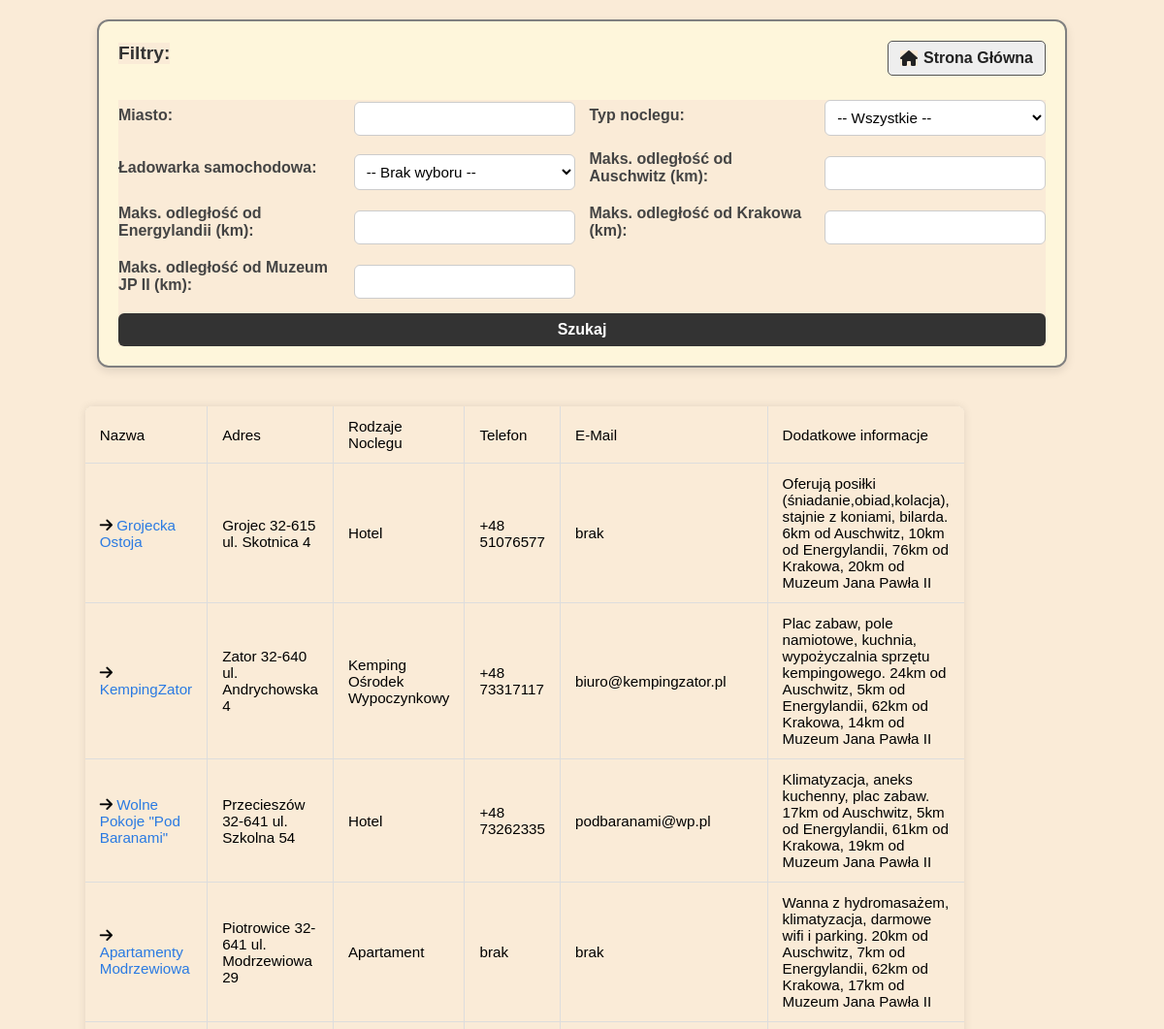
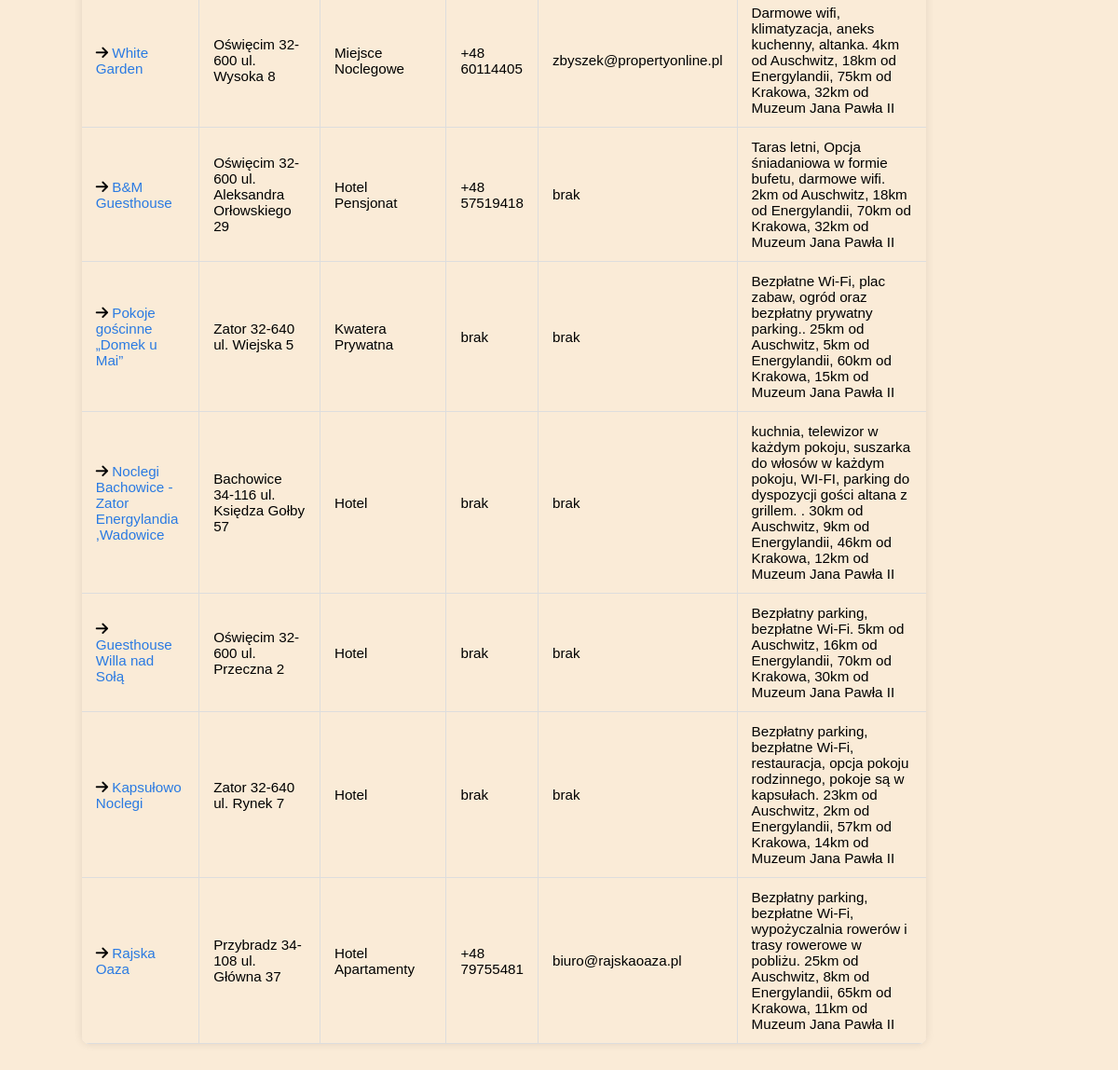
/stronawyszukaj.php, run on the app's committed database (2 pictures, top to bottom).
### tables this page shows
CREATE TABLE `noclegi` (
  `id_nocleg` int(20) NOT NULL,
  `Nazwa` varchar(100) NOT NULL,
  `Miasto` varchar(100) NOT NULL,
  `Kod_pocztowy` varchar(6) NOT NULL,
  `Ulica` varchar(90) NOT NULL,
  `Typ_Noclegu` varchar(40) NOT NULL,
  `Typ_Noclegu_d` varchar(40) NOT NULL,
  `Telefon` varchar(12) NOT NULL,
  `Mail` varchar(70) NOT NULL,
  `Ladowarka_S` varchar(70) NOT NULL,
  `Info` varchar(300) NOT NULL,
  `O_M_Auschwitz` int(10) NOT NULL,
  `O_Energylandia` int(10) NOT NULL,
  `O_Krakow` int(10) NOT NULL,
  `O_M_JP` int(10) NOT NULL,
  `Link` varchar(300) NOT NULL
);

### stronawyszukaj.php (the view, shortened to what this page needs)
<?php
$polaczenie = new mysqli('localhost','root','','hotele');
$polaczenie->set_charset("utf8mb4");
?>
<!DOCTYPE html>
<html lang="pl">
<head>
    <link rel="stylesheet" href="style.css" />
    <link rel="stylesheet" href="stylewyszukaj.css" />
</head>
<body>
    <div class="gora">
        <p>Filtry:</p>
        <a href="index.php"><i class="fa-solid fa-house"></i> Strona Główna</a>
        <form method="GET" action="">
            <label for="miasto">Miasto:</label>
            <input type="text" id="miasto" name="miasto" value="<?php echo htmlspecialchars($_GET['miasto'] ?? '') ?>" />
            <label for="typ">Typ noclegu:</label>
            <select id="typ" name="typ">
                <option value="">-- Wszystkie --</option>
            </select>
            <label for="ladowarka">Ładowarka samochodowa:</label>
            <select id="ladowarka" name="ladowarka">
                <option value="">-- Brak wyboru --</option>
            </select>
            <label for="odl_auschwitz">Maks. odległość od Auschwitz (km):</label>
            <input type="number" step="0.1" name="odl_auschwitz" value="<?php echo htmlspecialchars($_GET['odl_auschwitz'] ?? '') ?>" />
            <label for="odl_energylandia">Maks. odległość od Energylandii (km):</label>
            <input type="number" step="0.1" name="odl_energylandia" value="<?php echo htmlspecialchars($_GET['odl_energylandia'] ?? '') ?>" />
            <label for="odl_krakow">Maks. odległość od Krakowa (km):</label>
            <input type="number" step="0.1" name="odl_krakow" value="<?php echo htmlspecialchars($_GET['odl_krakow'] ?? '') ?>" />
            <label for="odl_jp">Maks. odległość od Muzeum JP II (km):</label>
            <input type="number" step="0.1" name="odl_jp" value="<?php echo htmlspecialchars($_GET['odl_jp'] ?? '') ?>" />
            <button type="submit">Szukaj</button>
        </form>
    </div>
    <div class="glowny">
        <table>
            <tr>
                <td>Nazwa</td>
                <td>Adres</td>
                <td>Rodzaje Noclegu</td>
                <td>Telefon</td>
                <td>E-Mail</td>
                <td>Dodatkowe informacje</td>
            </tr>
            <?php
                $whereSQL = "";
                $zapytanie = $polaczenie->query("
                    SELECT `Miasto`, `Nazwa`, `Kod_pocztowy`, `Ulica`, `Typ_Noclegu`,
                           `Typ_Noclegu_d`, `Telefon`, `Mail`, `Ladowarka_S`, `Info`,
                           `O_M_Auschwitz`, `O_Energylandia`, `O_Krakow`, `O_M_JP`, `Link`
                    FROM `noclegi`
                    $whereSQL
                ");
                if ($zapytanie) {
                    while ($rekord = $zapytanie->fetch_assoc()) {
                        echo "<tr>
                            <td><i class='fa-solid fa-arrow-right'></i> <a href='{$rekord['Link']}' target='_blank'>{$rekord['Miasto']}</a></td>
                            <td>{$rekord['Nazwa']} {$rekord['Kod_pocztowy']} {$rekord['Ulica']}</td>
                            <td>{$rekord['Typ_Noclegu']} {$rekord['Typ_Noclegu_d']}</td>
                            <td>{$rekord['Telefon']}</td>
                            <td>{$rekord['Mail']}</td>
                            <td>{$rekord['Info']}. {$rekord['O_M_Auschwitz']}km od Auschwitz, {$rekord['O_Energylandia']}km od Energylandii, {$rekord['O_Krakow']}km od Krakowa, {$rekord['O_M_JP']}km od Muzeum Jana Pawła II</td>
                        </tr>";
                    }
                } else {
                    echo "<tr><td colspan='6'>Brak wyników do wyświetlenia.</td></tr>";
                }
            ?>
        </table>
    </div>
</body>
</html>

### style.css (style rules this page uses)
* { font-style: normal; font-family: Verdana, sans-serif; }
.gora { display: flex; flex-wrap: wrap; justify-content: space-between; align-items: center; margin: 20px auto; width: 90%; max-width: 900px; border: 2px solid grey; padding: 15px 20px; gap: 15px; background-color: #fff9e0; border-radius: 8px; box-sizing: border-box; }
.gora p { flex: 0 0 auto; margin: 0; font-weight: bold; font-size: 1.1rem; color: #333; }
.gora a { flex: 0 0 auto; display: inline-flex; align-items: center; padding: 8px 12px; border: 1px solid #555; border-radius: 5px; background-color: #eee; color: #222; font-weight: 600; transition: background-color 0.3s, color 0.3s; text-decoration: none; }
.gora a i { margin-right: 6px; font-size: 1rem; }
.gora form { flex: 1 1 100%; display: flex; flex-wrap: wrap; gap: 15px; justify-content: center; margin-top: 10px; }
.gora label { flex: 0 0 130px; font-weight: 600; align-self: center; color: #444; }
.gora input[type="text"], .gora input[type="number"], .gora select { flex: 1 1 180px; padding: 6px 10px; border: 1px solid #ccc; border-radius: 5px; font-size: 1rem; }
.gora button[type="submit"] { flex: 0 0 140px; padding: 8px 15px; background-color: #333; color: white; border: none; border-radius: 6px; font-weight: bold; font-size: 1rem; cursor: pointer; transition: background-color 0.3s; align-self: center; }
table { width: 100%; border-collapse: collapse; margin: 20px auto; max-width: 900px; font-size: 0.95rem; background-color: #fff; box-shadow: 0 0 10px rgba(0,0,0,0.1); border-radius: 8px; overflow: hidden; }
table tr { border-bottom: 1px solid #ddd; }
table td, table th { padding: 12px 15px; text-align: left; vertical-align: middle; border-right: 1px solid #ddd; }
table td:last-child, table th:last-child { border-right: none; }
table a { color: #2a7ae2; text-decoration: underline; transition: color 0.3s, text-decoration 0.3s; cursor: pointer; text-decoration: none; }

### stylewyszukaj.css (style rules this page uses)
* { background-color: antiquewhite; }
.glowny, .gora { width: 90%; }
.glowny { overflow: auto; }
.gora { background-color: rgba(255, 248, 220, 0.9); padding: 20px; margin: 20px auto; width: 90%; max-width: 1000px; border-radius: 12px; box-shadow: 0 4px 10px rgba(0, 0, 0, 0.1); box-sizing: border-box; }
.gora p { font-size: 1.2rem; font-weight: bold; margin-bottom: 10px; }
.gora form { display: grid; grid-template-columns: repeat(auto-fit, minmax(200px, 1fr)); gap: 15px; align-items: end; }
.gora label { font-weight: 600; display: block; margin-bottom: 5px; }
.gora input[type="text"], .gora input[type="number"], .gora select { width: 100%; padding: 8px; border-radius: 6px; border: 1px solid #ccc; font-size: 0.95rem; background-color: white; box-sizing: border-box; }
.gora button { grid-column: 1 / -1; padding: 10px 20px; background-color: #3c8dbc; color: white; border: none; border-radius: 6px; font-size: 1rem; cursor: pointer; transition: background-color 0.3s ease; }

### data on the page
noclegi: Miasto "Grojecka Ostoja", Nazwa "Grojec", Kod_pocztowy "32-615", Ulica "ul. Skotnica 4", Typ_Noclegu "Hotel", Telefon "+48 51076577", Mail "brak", Info "Oferują posiłki (śniadanie,obiad,kolacja), stajnie z koniami, bilarda", O_M_Auschwitz "6", O_Energylandia "10", O_Krakow "76", O_M_JP "20"
noclegi: Miasto "KempingZator", Nazwa "Zator", Kod_pocztowy "32-640", Ulica "ul. Andrychowska 4", Typ_Noclegu "Kemping", Typ_Noclegu_d "Ośrodek Wypoczynkowy", Telefon "+48 73317117", Mail "biuro@kempingzator.pl", Info "Plac zabaw, pole namiotowe, kuchnia, wypożyczalnia sprzętu kempingowego", O_M_Auschwitz "24", O_Energylandia "5", O_Krakow "62", O_M_JP "14"
noclegi: Miasto "Wolne Pokoje \"Pod Baranami\"", Nazwa "Przecieszów", Kod_pocztowy "32-641", Ulica "ul. Szkolna 54", Typ_Noclegu "Hotel", Telefon "+48 73262335", Mail "podbaranami@wp.pl", Info "Klimatyzacja, aneks kuchenny, plac zabaw", O_M_Auschwitz "17", O_Energylandia "5", O_Krakow "61", O_M_JP "19"
noclegi: Miasto "Apartamenty Modrzewiowa", Nazwa "Piotrowice", Kod_pocztowy "32-641", Ulica "ul. Modrzewiowa 29", Typ_Noclegu "Apartament", Telefon "brak", Mail "brak", Info "Wanna z hydromasażem, klimatyzacja, darmowe wifi i parking", O_M_Auschwitz "20", O_Energylandia "7", O_Krakow "62", O_M_JP "17"
noclegi: Miasto "White Garden", Nazwa "Oświęcim", Kod_pocztowy "32-600", Ulica "ul. Wysoka 8", Typ_Noclegu "Miejsce Noclegowe", Telefon "+48 60114405", Mail "zbyszek@propertyonline.pl", Info "Darmowe wifi, klimatyzacja, aneks kuchenny, altanka", O_M_Auschwitz "4", O_Energylandia "18", O_Krakow "75", O_M_JP "32"
noclegi: Miasto "B&M Guesthouse", Nazwa "Oświęcim", Kod_pocztowy "32-600", Ulica "ul. Aleksandra Orłowskiego 29", Typ_Noclegu "Hotel", Typ_Noclegu_d "Pensjonat", Telefon "+48 57519418", Mail "brak", Info "Taras letni, Opcja śniadaniowa w formie bufetu, darmowe wifi", O_M_Auschwitz "2", O_Energylandia "18", O_Krakow "70", O_M_JP "32"
noclegi: Miasto "Pokoje gościnne „Domek u Mai”", Nazwa "Zator", Kod_pocztowy "32-640", Ulica "ul. Wiejska 5", Typ_Noclegu "Kwatera Prywatna", Telefon "brak", Mail "brak", Info "Bezpłatne Wi-Fi, plac zabaw, ogród oraz bezpłatny prywatny parking.", O_M_Auschwitz "25", O_Energylandia "5", O_Krakow "60", O_M_JP "15"
noclegi: Miasto "Noclegi Bachowice - Zator Energylandia ,Wadowice", Nazwa "Bachowice", Kod_pocztowy "34-116", Ulica "ul. Księdza Gołby 57", Typ_Noclegu "Hotel", Telefon "brak", Mail "brak", Info "kuchnia, telewizor w każdym pokoju, suszarka do włosów w każdym pokoju, WI-FI, parking do dyspozycji gości altana z grillem.", O_M_Auschwitz "30", O_Energylandia "9", O_Krakow "46", O_M_JP "12"
noclegi: Miasto "Guesthouse Willa nad Sołą", Nazwa "Oświęcim", Kod_pocztowy "32-600", Ulica "ul. Przeczna 2", Typ_Noclegu "Hotel", Telefon "brak", Mail "brak", Info "Bezpłatny parking, bezpłatne Wi-Fi", O_M_Auschwitz "5", O_Energylandia "16", O_Krakow "70", O_M_JP "30"
noclegi: Miasto "Kapsułowo Noclegi", Nazwa "Zator", Kod_pocztowy "32-640", Ulica "ul. Rynek 7", Typ_Noclegu "Hotel", Telefon "brak", Mail "brak", Info "Bezpłatny parking, bezpłatne Wi-Fi, restauracja, opcja pokoju rodzinnego, pokoje są w kapsułach", O_M_Auschwitz "23", O_Energylandia "2", O_Krakow "57", O_M_JP "14"
noclegi: Miasto "Rajska Oaza", Nazwa "Przybradz", Kod_pocztowy "34-108", Ulica "ul. Główna 37", Typ_Noclegu "Hotel", Typ_Noclegu_d "Apartamenty", Telefon "+48 79755481", Mail "biuro@rajskaoaza.pl", Info "Bezpłatny parking, bezpłatne Wi-Fi, wypożyczalnia rowerów i trasy rowerowe w pobliżu", O_M_Auschwitz "25", O_Energylandia "8", O_Krakow "65", O_M_JP "11"
